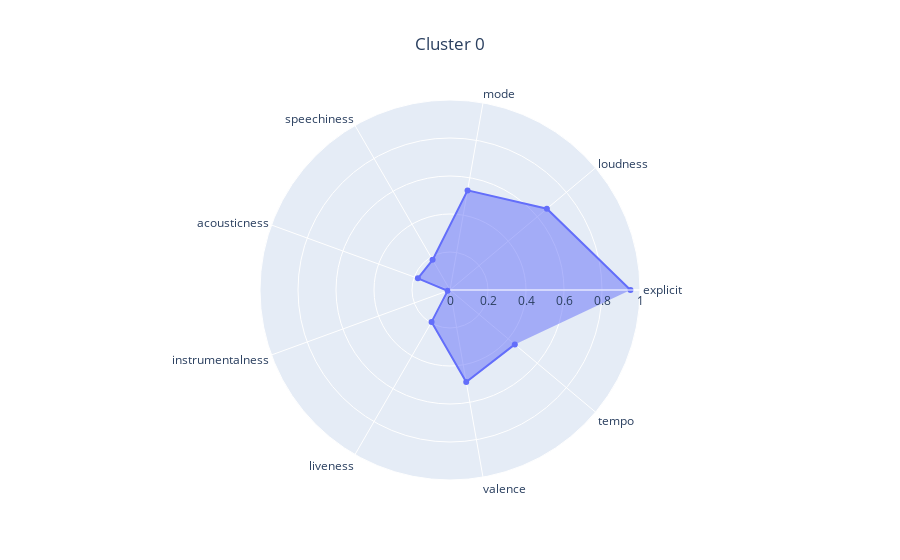
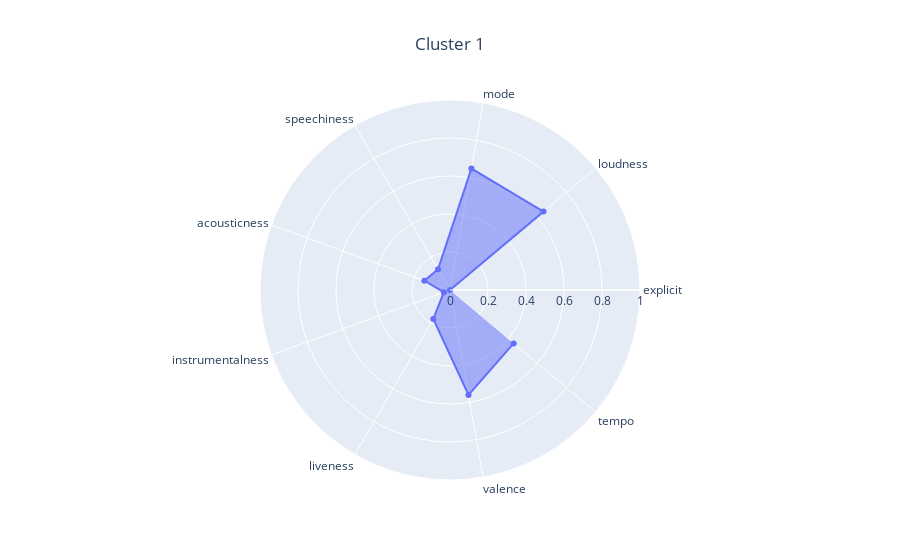
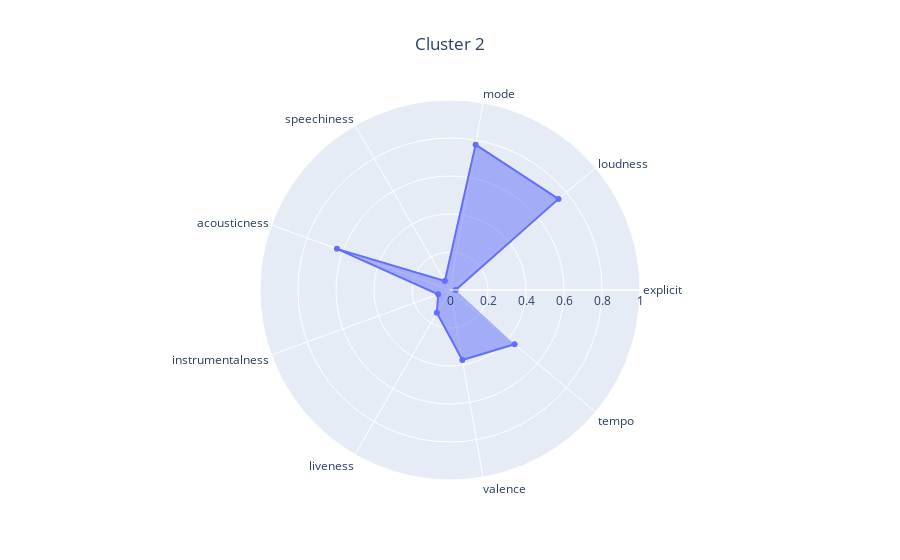

Notebook code for these charts, in order:
### Markdown cell above
Wygląda na to, że najpopularniejsze są pop i rock, a najbardziej "typowe" piosenki też należą do takiej grupy. Ogół piosenek ma dość dużą głośność, dużą dynamikę (wysokie time signature - "how many beats are in each bar") i są pozytywne (valence - "tracks with high valence sound more positive"). Zasadniczo jest to zgodne z intuicją. Ciekawe jednak, co będzie, jak wybierzemy więcej klastrów.

**Zadanie 3 (1.5 punktu)**

1. Wytrenuj k-means dla 3 klastrów.
2. Zwizualizuj wyniki za pomocą PCA i UMAP. Jako kolor punktów (np. parametr `c` w `plt.scatter()`) przekaż numery klastrów dla punktów.
3. Dokonaj opisu i analizy wynikowych klastrów, na przykład:
   - czy reprezentują jakieś konkretne grupy muzyczne?
   - na ile "konkretne", sensowne są klastry?
   - czy jest widoczna separacja klastrów, czy różnią się od siebie?
4. Dokonaj tuningu liczby klastrów:
   - sprawdź wartości z zakresu [5, 20] - w końcu wiemy, że gatunków jest sporo, i klastrów powinno też być więcej
   - dla każdej wartości sprawdź wartość metryki [Calinski-Harabasz index](https://scikit-learn.org/stable/modules/generated/sklearn.metrics.calinski_harabasz_score.html)
   - przedstaw wykres liniowy (line plot) wartości metryki
   - wybierz model o najwyższej wartości metryki
   - zwizualizuj wyniki z pomocą PCA i UMAP
   - dokonaj interpretacji jego klastrów
   - skomentuj:
     - czy klastry są faktycznie lepiej interpretowalne po tuningu?
     - czy wysokość CH-index faktycznie odpowiada jakości klasteryzacji?

### Code cell
from sklearn.cluster import KMeans


clustering = KMeans(n_clusters=3, n_init="auto", random_state=0)
clustering.fit(X)

kmeans_analyzer = KMeansAnalyzer(df_songs_info, clustering_visualizer)
kmeans_analyzer.analyze_clustering(X, clustering)

### Figure 1 — Plotly figure (JSON) as saved in the notebook; plotly's stock layout.template omitted (floating-point values rounded to 4 significant figures)
{"data": [{"fill": "toself", "r": [0.9499, 0.6656, 0.5324, 0.1833, 0.1798, 0.01316, 0.1939, 0.4917, 0.4453], "theta": ["explicit", "loudness", "mode", "speechiness", "acousticness", "instrumentalness", "liveness", "valence", "tempo"], "type": "scatterpolar"}], "layout": {"polar": {"radialaxis": {"range": [0, 1]}}, "title": {"text": "Cluster 0", "x": 0.5}}}

### Figure 2 — Plotly figure (JSON) as saved in the notebook; plotly's stock layout.template omitted (floating-point values rounded to 4 significant figures)
{"data": [{"fill": "toself", "r": [0.0, 0.6426, 0.6488, 0.1261, 0.1436, 0.0345, 0.1757, 0.5607, 0.4373], "theta": ["explicit", "loudness", "mode", "speechiness", "acousticness", "instrumentalness", "liveness", "valence", "tempo"], "type": "scatterpolar"}], "layout": {"polar": {"radialaxis": {"range": [0, 1]}}, "title": {"text": "Cluster 1", "x": 0.5}}}

### Figure 3 — Plotly figure (JSON) as saved in the notebook; plotly's stock layout.template omitted (floating-point values rounded to 4 significant figures)
{"data": [{"fill": "toself", "r": [0.02959, 0.7455, 0.7769, 0.05418, 0.6332, 0.06611, 0.1385, 0.3744, 0.4437], "theta": ["explicit", "loudness", "mode", "speechiness", "acousticness", "instrumentalness", "liveness", "valence", "tempo"], "type": "scatterpolar"}], "layout": {"polar": {"radialaxis": {"range": [0, 1]}}, "title": {"text": "Cluster 2", "x": 0.5}}}
